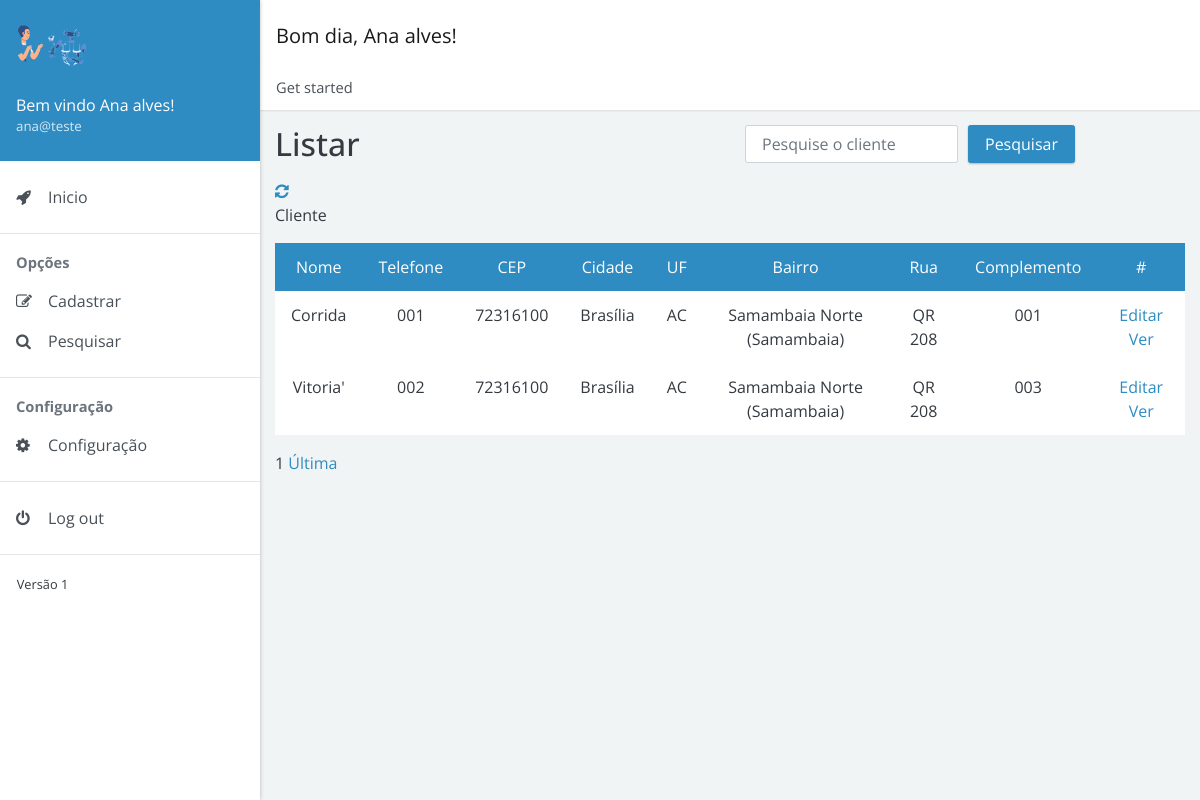
/view/pesquisar/pesquisa_cliente.php (signed in), run on the app's committed database.
### tables this page shows
CREATE TABLE `cliente` (
  `id_cliente` int(11) NOT NULL,
  `nome_completo` varchar(255) DEFAULT NULL,
  `email_cliente` varchar(255) NOT NULL,
  `telefone_celular` varchar(17) DEFAULT NULL,
  `telefone_contato` varchar(17) DEFAULT NULL,
  `endereco_id_endereco` int(11) NOT NULL,
  `login_id_login` int(11) NOT NULL
);

CREATE TABLE `endereco` (
  `id_endereco` int(11) NOT NULL,
  `cep` varchar(10) DEFAULT NULL,
  `cidade` varchar(255) DEFAULT NULL,
  `uf` varchar(2) DEFAULT NULL,
  `bairro` varchar(255) DEFAULT NULL,
  `rua` varchar(255) DEFAULT NULL,
  `complemento` varchar(255) DEFAULT NULL
);

### view/pesquisar/pesquisa_cliente.php (the view, shortened to what this page needs)
<!doctype html>
<html lang="pt-br">
<head>
    <link rel="stylesheet" href="https://cdnjs.cloudflare.com/ajax/libs/font-awesome/4.7.0/css/font-awesome.min.css">
    <link href="../../dist/admin4b.min.css?v=2.1.0" rel="stylesheet">
    <link href="../../dist/admin4b.min.css" rel="stylesheet" type="text/css">
</head>
<body>
    <div class="app">
        <div class="app-sidebar">
            <div class="sidebar-header">
                <img src="../../images/principal3.png" width="70px" alt="Imagem de entrada"><br>
                <div class="username"><span>Bem vindo <?php session_start();
                                                        echo $_SESSION['nome_completo_login']; ?>!</span> <small><?php echo $_SESSION['email_usuario']; ?></small></div>
            </div>
            <div id="sidebar-nav" class="sidebar-nav">
                <ul>
                    <li><a href="../../model/index.php"><span class="sidebar-nav-icon fa fa-rocket"></span> <span class="sidebar-nav-text">Inicio</span></a></li>
                </ul>
                <hr><span class="sidebar-nav-header">Opções</span>
                <ul>
                    <li><a href="#forms" data-toggle="collapse"><span class="sidebar-nav-icon fa fa-pencil-square-o"></span> <span class="sidebar-nav-text">Cadastrar</span></a>
                    </li>
                    <li><a href="#search" data-toggle="collapse"><span class="sidebar-nav-icon fa fa-search"></span> <span class="sidebar-nav-text">Pesquisar</span></a>
                    </li>
                </ul>
                <hr><span class="sidebar-nav-header">Configuração</span>
                <ul>
                    <li><a href="../../model/editar/configuracao_geral.php  "><span class="sidebar-nav-icon fa fa-cog"></span> <span class="sidebar-nav-text">Configuração</span></a>
                    </li>
                </ul>
                <hr>
                <ul>
                    <li><a href="../../controll/crud/sair.php"><span class="sidebar-nav-icon fa fa-power-off"></span> <span class="sidebar-nav-text">Log out</span></a></li>
                </ul>
                <hr>
                <small>Versão 1</small>
            </div>
        </div>
        <div class="app-content">
            <div class="content-header">
                <nav class="navbar navbar-expand navbar-light bg-white">
                    <div class="navbar-brand">
                        <?php
                        $hora_do_dia = date("H");
                        if (($hora_do_dia >= 00) && ($hora_do_dia <= 11)) {
                            echo "Bom dia, ";
                        } else if (($hora_do_dia >= 12) && ($hora_do_dia <= 17)) {
                            echo "Boa tarde, ";
                        } else {
                            echo "Boa noite, ";
                        }
                        echo $_SESSION['nome_completo_login'];
                        ?>!
                    </div>
                </nav>
                <nav>
                    <ol class="breadcrumb">
                        <li class="breadcrumb-item">Get started</li>
                    </ol>
                </nav>
            </div>
            <div class="content-body">
                <div class="container">
                    <div class="page-header">
                        <div class="row">
                            <div class="col-sm-6 col-md-6">
                                <h1>Listar</h1>
                            </div>
                            <div class="col-sm-1 col-md-5">
                                <form class="form-inline" method="GET" action="./enviar/mostrar_cliente.php">
                                    <div class="form-group">
                                        <input type="text" name="pesquisar" id="pesquisa" class="form-control" placeholder="Pesquise o cliente" style="margin-right: 10px;" required>
                                    </div>
                                    <button type="submit" class="btn btn-primary">Pesquisar</button>
                                </form>
                            </div>
                        </div>
                        <div class="row">
                            <div class="col-sm-6 col-md-6">
                                <a href="pesquisa_cliente.php"><i class="fa fa-refresh" aria-hidden="true"></i></a>
                            </div>
                        </div>
                    </div>
                    <div class="align-items-center">
                        <div class="">
                            <p>Cliente</p>
                            <table class="table table-bordered table-hover text-center">
                                <tr class="bg bg-primary text-white text-center">
                                    <td>Nome</td>
                                    <td>Telefone</td>
                                    <td>CEP</td>
                                    <td>Cidade</td>
                                    <td>UF</td>
                                    <td>Bairro</td>
                                    <td>Rua</td>
                                    <td>Complemento</td>
                                    <td> # </td>
                                </tr>
                                <?php
                                include_once '../../controll/crud/conexao.php';
                                $id_session = $_SESSION['id_login'];
                                if (isset($_GET['pg']) && $_GET['pg'] != "") {
                                    $pagina_atual = $_GET["pg"];
                                } else {
                                    $pagina_atual = 1;
                                }
                                if (isset($pagina_atual)) {
                                    $pagina_atual = $pagina_atual;
                                } else {
                                    $pagina_atual = 1;
                                }
                                $pagina = (!empty($pagina_atual)) ? $pagina_atual : 1;
                                $qtd_pg = 20;
                                $inicio = ($qtd_pg * $pagina) - $qtd_pg;
                                $pesquisa = $conexao->query("SELECT * FROM cliente INNER JOIN endereco ON endereco_id_endereco = id_endereco INNER JOIN login ON cliente.login_id_login = login.id_login WHERE login.id_login = $id_session ORDER BY nome_completo ASC LIMIT $inicio, $qtd_pg");
                                if ($pesquisa && $pesquisa->rowCount() != 0) {
                                    while ($tabela = $pesquisa->fetch()) {
                                        $nome = $tabela['nome_completo'];
                                        $telefone = $tabela['telefone_celular'];
                                        $cep = $tabela['cep'];
                                        $cidade = $tabela['cidade'];
                                        $uf = $tabela['uf'];
                                        $bairro = $tabela['bairro'];
                                        $rua = $tabela['rua'];
                                        $complemento = $tabela['complemento'];
                                        $id = $tabela['id_cliente'];
                                ?>
                                        <tr class="text-center">
                                            <td>
                                                <?= $nome ?>
                                            </td>
                                            <td>
                                                <?= $telefone ?>
                                            </td>
                                            <td>
                                                <?= $cep ?>
                                            </td>
                                            <td>
                                                <?= $cidade ?>
                                            </td>
                                            <td>
                                                <?= $uf ?>
                                            </td>
                                            <td>
                                                <?= $bairro ?>
                                            </td>
                                            <td>
                                                <?= $rua ?>
                                            </td>
                                            <td>
                                                <?= $complemento ?>
                                            </td>
                                            <td><a href="../../model/editar/editar_cliente.php?id=<?= $id ?>" type="submit"><i class="bi bi-pencil-square"></i>
                                                    Editar</a>
                                                <a href="../see/ver.php?id=<?= $id ?>"><i class="bi bi-trash-fill"></i>Ver</a>
                                            </td>
                                        </tr>
                                    <?php
                                    }
                                    ?>
                            </table>
                        <?php
                                    $select = $conexao->query("SELECT COUNT(id_cliente) AS num_result FROM cliente INNER JOIN endereco ON endereco_id_endereco = id_endereco INNER JOIN login ON cliente.login_id_login = login.id_login WHERE login.id_login = $id_session");
                                    $row_pg = $select->fetch();
                                    $quantidade_pg = ceil($row_pg['num_result'] / $qtd_pg);
                                    echo " $pagina ";
                                    echo " <a href='?pg=$quantidade_pg' onclick=''>Última</a>";
                                } else {
                                    echo "<div class='alert alert-danger' role='alert'>Nenhum usuário encontrado!</div>";
                                }
                        ?>
                        </div>
                    </div>
                </div>
            </div>
</body>
</html>

### data on the page
cliente: nome_completo "Corrida", telefone_celular "001", endereco_id_endereco.cep "72316100", endereco_id_endereco.cidade "Brasília", endereco_id_endereco.uf "AC", endereco_id_endereco.bairro "Samambaia Norte (Samambaia)", endereco_id_endereco.rua "QR 208", endereco_id_endereco.complemento "001"
cliente: nome_completo "Vitoria'", telefone_celular "002", endereco_id_endereco.cep "72316100", endereco_id_endereco.cidade "Brasília", endereco_id_endereco.uf "AC", endereco_id_endereco.bairro "Samambaia Norte (Samambaia)", endereco_id_endereco.rua "QR 208", endereco_id_endereco.complemento "003"

### other printed values
$_SESSION['nome_completo_login'] "Ana alves"
$_SESSION['email_usuario'] "ana@teste"
$pagina "1"
